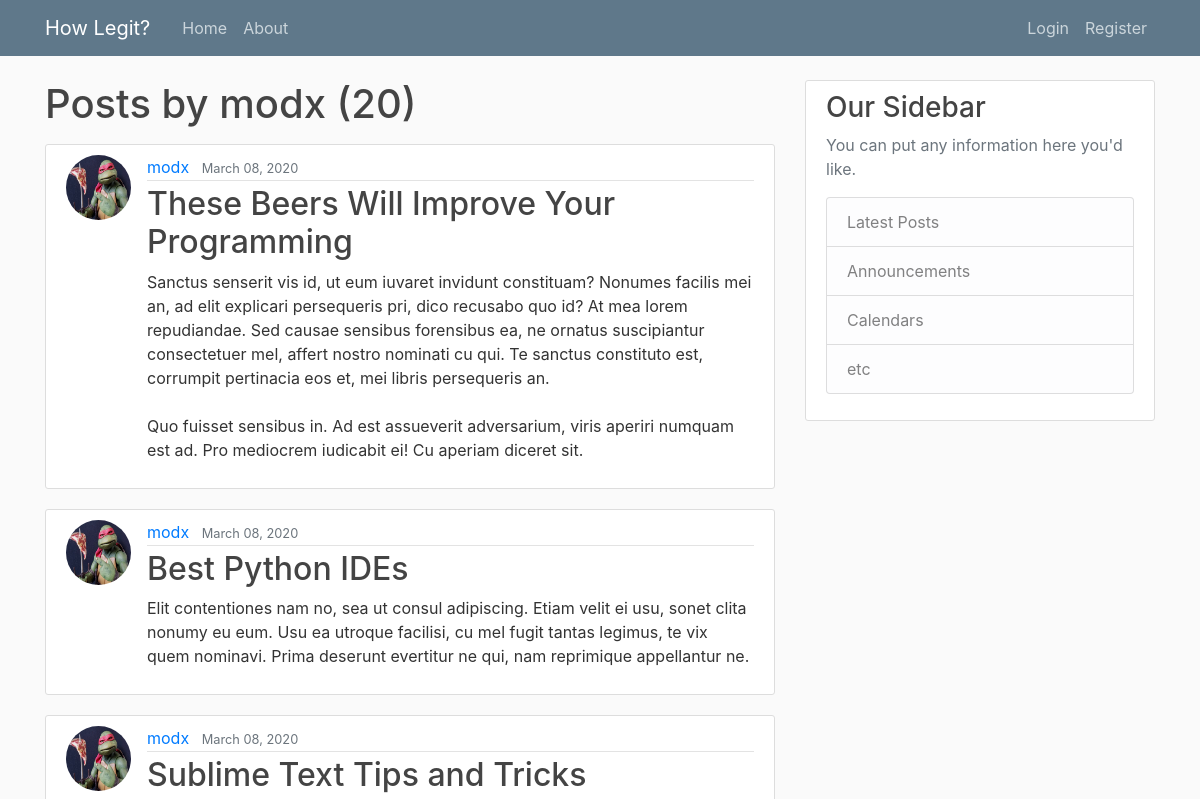
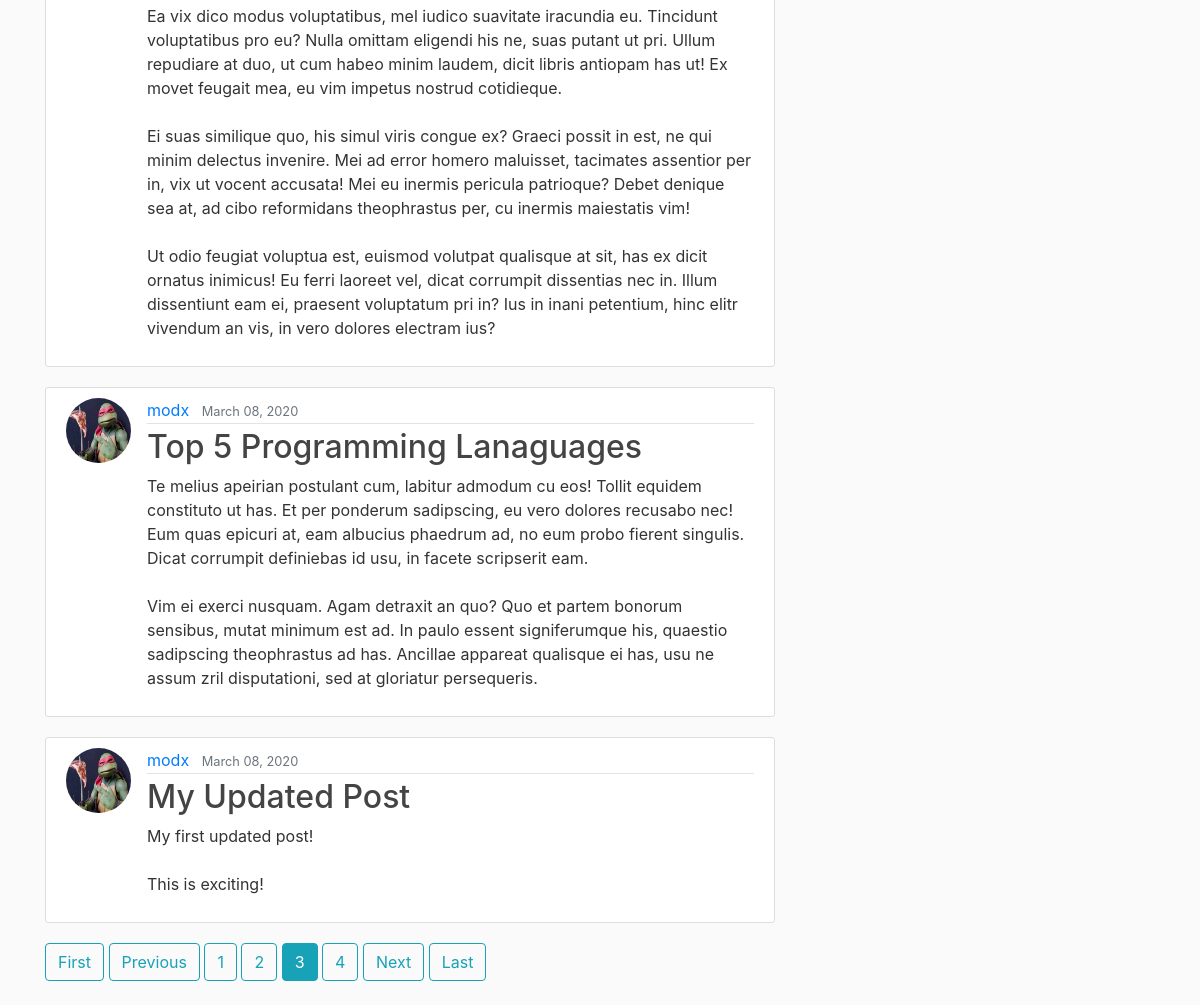
The app's page /user/modx?page=3 with its own data (2 pictures, top to bottom).
### blog/models.py (models this page shows, shortened)
class Post(models.Model):
    title = models.CharField(max_length=100)
    content = models.TextField()
    date_posted = models.DateTimeField(default=timezone.now)
    author = models.ForeignKey(User, on_delete=models.CASCADE)

### users/models.py (models this page shows, shortened)
class Profile(models.Model):
    user = models.OneToOneField(User, on_delete=models.CASCADE)
    image = models.ImageField(default='default.png', upload_to='profile_pics')

### blog/views.py (the view)
# urls.py: path('user/<str:username>', UserPostListView.as_view(), name='user-posts'),
class UserPostListView(ListView):
    model = Post
    template_name = 'blog/user_posts.html'
    context_object_name = 'posts'
    ordering = ['-date_posted']
    paginate_by = 5
    def get_queryset(self):
        user = get_object_or_404(User, username=self.kwargs.get('username'))
        return Post.objects.filter(author=user).order_by('-date_posted')

### blog/templates/blog/user_posts.html
{% extends "blog/base.html" %}
{% block content %}
    <h1 class="mb-3">Posts by {{ view.kwargs.username }} ({{ page_obj.paginator.count }})</h1>
    {% for post in posts %}
        <article class="media content-section">
            <img class="rounded-circle article-img" src="{{ post.author.profile.image.url }}">
            <div class="media-body">
                <div class="article-metadata">
                    <a class="mr-2" href="{% url 'user-posts' post.author.username %}">{{ post.author }}</a>
                    <small class="text-muted">{{ post.date_posted | date:"F d, Y" }}</small>
                 </div>
                    <h2><a class="article-title" href="{% url 'post-detail' post.id %}">{{ post.title }}</a></h2>
                    <p class="article-content">{{ post.content }}</p>
            </div>
        </article>
    {% endfor %}
    {% if is_paginated %}
        {% if page_obj.has_previous %}
            <a class="btn btn-outline-info mb-4" href="?page=1">First</a>
            <a class="btn btn-outline-info mb-4" href="?page={{ page_obj.previous_page_number }}">Previous</a>
        {% endif %}
        {% for num in page_obj.paginator.page_range %}
            {% if page_obj.number == num %}
            <a class="btn btn-info mb-4" href="?page={{ num }}">{{ num }}</a>
            {% elif num > page_obj.number|add:'-3' and num < page_obj.number|add:'3' %}
            <a class="btn btn-outline-info mb-4" href="?page={{ num }}">{{num }}</a>
            {% endif %}
        {% endfor %}
        {% if page_obj.has_next %}
            <a class="btn btn-outline-info mb-4" href="?page={{ page_obj.next_page_number }}">Next</a>
            <a class="btn btn-outline-info mb-4" href="?page={{ page_obj.paginate.num_pages }}">Last</a>
        {% endif %}
    {% endif %}
{% endblock content %}

### blog/static/blog/main.css (style rules this page uses)
body { background: #fafafa; color: #333333; margin-top: 5rem; }
h1, h2, h3, h4, h5, h6 { color: #444444; }
.content-section { background: #ffffff; padding: 10px 20px; border: 1px solid #dddddd; border-radius: 3px; margin-bottom: 20px; }
.article-title { color: #444444; }
.article-content { white-space: pre-line; }
.article-img { height: 65px; width: 65px; margin-right: 16px; }
.article-metadata { padding-bottom: 1px; margin-bottom: 4px; border-bottom: 1px solid #e3e3e3 }

### records on screen
Post: author.profile.image (picture), author "modx", date_posted "March 08, 2020", title "These Beers Will Improve Your Programming", content "Sanctus senserit vis id, ut eum iuvaret invidunt constituam? Nonumes facilis mei an, ad elit explicari persequeris pri, dico recusabo quo id? At mea lorem repudiandae. Sed causae sensibus forensibus ea, ne ornatus suscipiantur consectetuer mel, affert nostro nominati cu qui. Te sanctus constituto est, corrumpit pertinacia eos et, mei libris persequeris an. Quo fuisset sensibus in. Ad est assueverit adversarium, viris aperiri numquam est ad. Pro mediocrem iudicabit ei! Cu aperiam diceret sit."
Post: author.profile.image (picture), author "modx", date_posted "March 08, 2020", title "Best Python IDEs", content "Elit contentiones nam no, sea ut consul adipiscing. Etiam velit ei usu, sonet clita nonumy eu eum. Usu ea utroque facilisi, cu mel fugit tantas legimus, te vix quem nominavi. Prima deserunt evertitur ne qui, nam reprimique appellantur ne."
Post: author.profile.image (picture), author "modx", date_posted "March 08, 2020", title "Sublime Text Tips and Tricks", content "Ea vix dico modus voluptatibus, mel iudico suavitate iracundia eu. Tincidunt voluptatibus pro eu? Nulla omittam eligendi his ne, suas putant ut pri. Ullum repudiare at duo, ut cum habeo minim laudem, dicit libris antiopam has ut! Ex movet feugait mea, eu vim impetus nostrud cotidieque. Ei suas similique quo, his simul viris congue ex? Graeci possit in est, ne qui minim delectus invenire. Mei ad error homero maluisset, tacimates assentior per in, vix ut vocent accusata! Mei eu inermis pericula patrioque? Debet denique sea at, ad cibo reformidans theophrastus per, cu inermis maiestatis vim! Ut odio feugiat voluptua est, euismod volutpat qualisque at sit, has ex dicit ornatus inimicus! Eu…"
Post: author.profile.image (picture), author "modx", date_posted "March 08, 2020", title "Top 5 Programming Lanaguages", content "Te melius apeirian postulant cum, labitur admodum cu eos! Tollit equidem constituto ut has. Et per ponderum sadipscing, eu vero dolores recusabo nec! Eum quas epicuri at, eam albucius phaedrum ad, no eum probo fierent singulis. Dicat corrumpit definiebas id usu, in facete scripserit eam. Vim ei exerci nusquam. Agam detraxit an quo? Quo et partem bonorum sensibus, mutat minimum est ad. In paulo essent signiferumque his, quaestio sadipscing theophrastus ad has. Ancillae appareat qualisque ei has, usu ne assum zril disputationi, sed at gloriatur persequeris."
Post: author.profile.image (picture), author "modx", date_posted "March 08, 2020", title "My Updated Post", content "My first updated post! This is exciting!"

### other values on screen
{{ view.kwargs.username }} "modx"
{{ page_obj.paginator.count }} "20"
{{ num }} "1" "2" "4"
{{ num }} "3"
